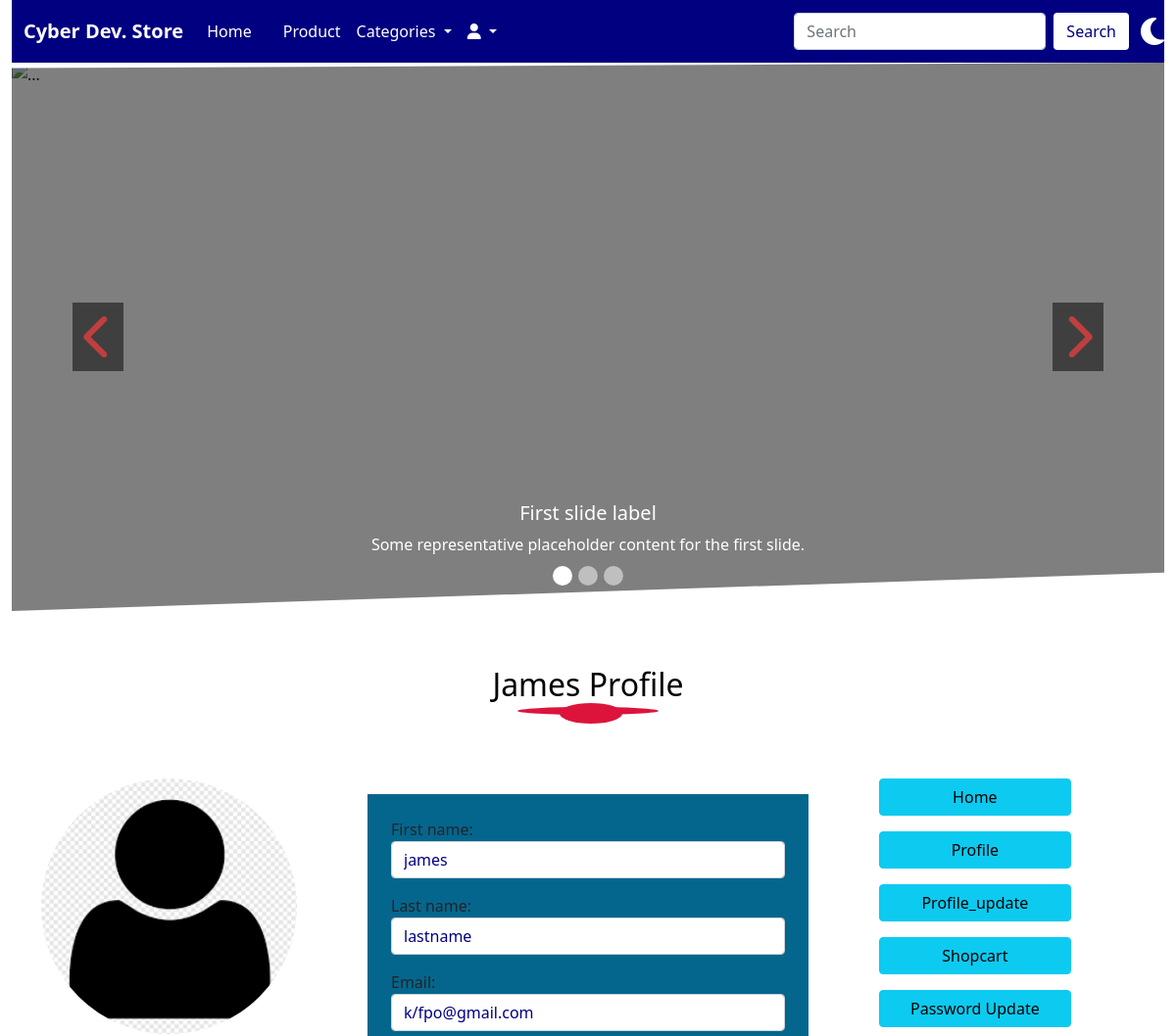
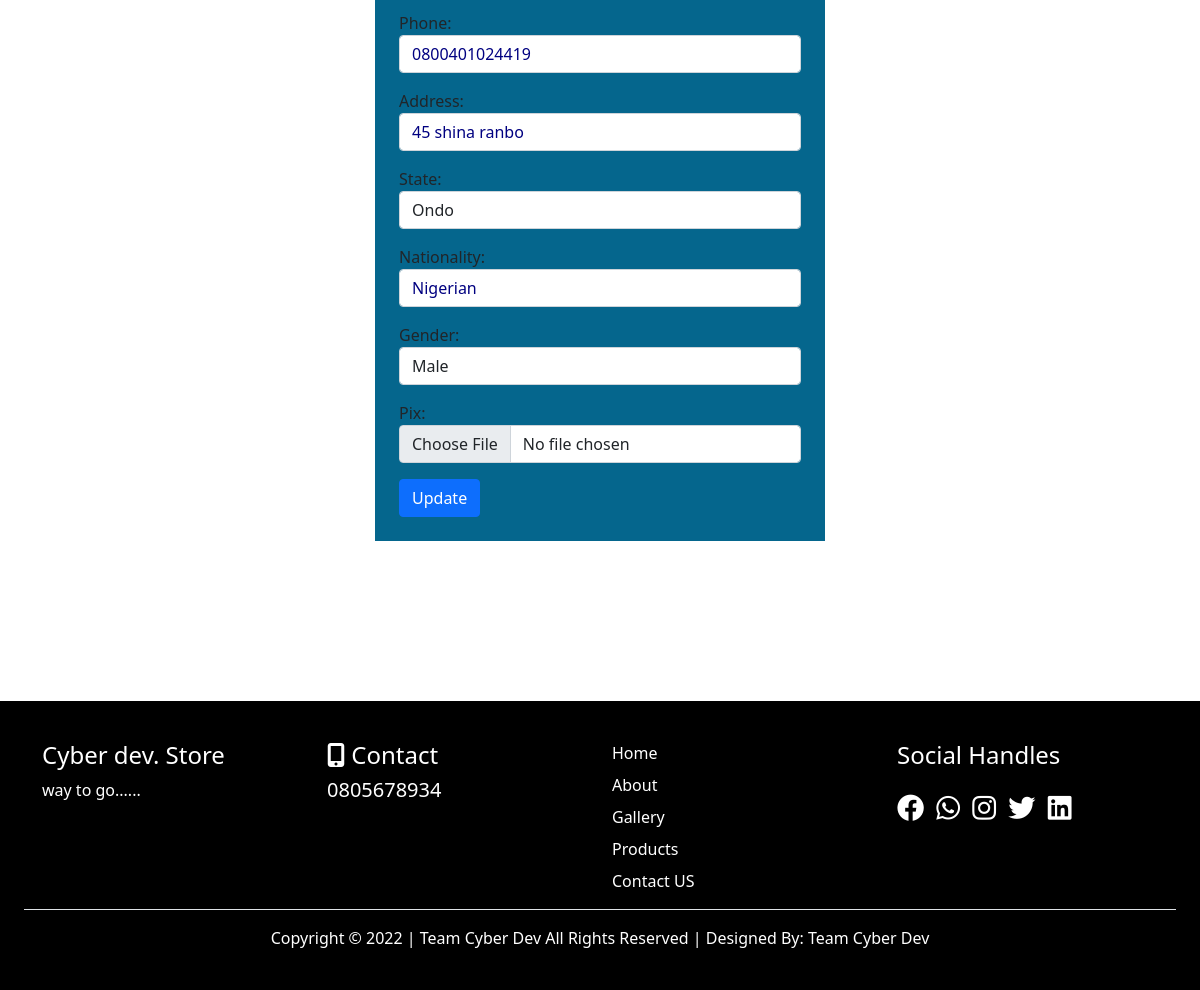
Page /profile_update/ (signed in) on the committed database (2 pictures, top to bottom).
### userprofile/models.py (models this page shows, shortened)
class Profile(models.Model):
    user = models.OneToOneField(User, on_delete= models.CASCADE)
    first_name = models.CharField(max_length=50)
    last_name = models.CharField(max_length=50)
    email = models.EmailField()
    phone = models.CharField(max_length=50)
    address = models.CharField(max_length=100)
    state = models.CharField(max_length=50)
    nationality = models.CharField(max_length=50)
    gender = models.CharField(max_length=50)
    pix = models.ImageField(upload_to= 'Profile', default='avatar.png')

### home/views.py (the view, shortened to what this page needs)
# urls.py: path('profile_update/', views.profile_update, name='profile_update'),
@login_required(login_url='signin')
def profile_update(request):
  profile = Profile.objects.get(user__username = request.user.username)
  update = ProfileUpdate(instance=request.user.profile)
  context = {
    'profile':profile,
    'update':update,
  }
  return render(request, 'profile_update.html', context)

### userprofile/forms.py
class ProfileUpdate(forms.ModelForm):
    class Meta:
        model = Profile
        fields = ['first_name', 'last_name', 'email', 'phone', 'address', 'state', 'nationality', 'gender', 'pix']
        widgets = {
            'first_name': forms.TextInput(attrs={'class':'form-control', 'placeholder': 'First Name'}),
            'last_name': forms.TextInput(attrs={'class': 'form-control', 'placeholder': 'Last Name'}),
            'email': forms.EmailInput(attrs={'class': 'form-control', 'placeholder': 'Email Address'}),
            'phone': forms.TextInput(attrs={'class':'form-control', 'placeholder': 'Phone Number'}),
            'address': forms.TextInput(attrs={'class': 'form-control', 'placeholder': 'Home Address'}),
            'state': forms.Select(attrs={'class':'form-control'}, choices= STATE),
            'gender': forms.Select(attrs={'class': 'form-control'}, choices=GENDER),
            'nationality': forms.TextInput(attrs={'class': 'form-control', 'placeholder': 'Nationality'}),
            'pix': forms.FileInput(attrs={'class': 'form-control'}),
        }

### home/context_processors.py (called while the page is built)
def cartcount(request):
    reading = Cart.objects.filter(user__username=request.user.username, paid=False)
    cartcount = 0
    for items in reading:
        cartcount += items.quantity
    context = {
        'cartcount':cartcount,
    }
    return context

### home/templates/profile_update.html (shortened to what this page needs)
{% extends 'base.html' %}
{% block header %}   {% include 'header.html' %}   {% endblock header %}
{% block carousel %}   {% include 'carousel.html' %}     {% endblock carousel %}
{% block content %}
<div class="container mt-5 mb-5">
    <h2 class="text-center text-capitalize latest">{{profile.first_name}} Profile</h2>
    <div class="row justify-content-center">
        <div class="col-10 col-sm-10 col-md-3 col-lg-3 pt-5">
            <div class="prof_img">
                <img src="{{profile.pix.url}}" class="w-100 rounded-pill" alt="">
            </div>
        </div>
        <div class="col-10 col-sm-10 col-md-6 col-lg-6 mb-5 game">
            <div class="cform">
                <div class="ccform">
                    <form action="{% url 'profile_update' %}" method="POST" enctype="multipart/form-data">
                      <div class="form-group">
                        {{update.as_p}}
                      </div>
                        <button type="submit" class="btn btn-primary">Update</button>
                    </form>
                </div>
            </div>
        </div>
        <div class="col-10 col-sm-10 col-md-3 col-lg-3 pt-5">
            <ul class="list-unstyled">
                <li class="mb-3"><a href="{% url 'index' %}" class="btn w-75 btn-info">Home</a></li>
                <li class="mb-3"><a href="{% url 'profile' %}" class="btn w-75 btn-info">Profile</a></li>
                <li class="mb-3"><a href="{% url 'profile_update' %}" class="btn w-75 btn-info">Profile_update</a></li>
                <li class="mb-3"><a href="" class="btn w-75 btn-info">Shopcart</a></li>
                <li class="mb-3"><a href="{% url 'password' %}" class="btn w-75 btn-info">Password Update</a></li>
            </ul>
        </div>
    </div>
</div>
{% endblock content %}
{% block footer %}   {% include 'footer.html' %}   {% endblock footer %}

### home/static/css/style.css (style rules this page uses)
:root { --body: white; --nav-color: navy; --latest: black; --white-color: white; --blur-blue: #05668D; --black-color: black; --gold-color: gold; --red-color: red; --crimson-color: crimson; --footer: black; --footer-txt: white; --caddress: black; }
body { background: var(--body); }
.ccform { margin: 3rem; }
.cform { padding-top: 1rem; padding-bottom: 1rem; }
.cform form { width: 100%; padding: 1.5rem; background: var(--blur-blue); }
.cform form input[type="text"], .cform form input[type="email"] { width: 100%; box-shadow: none; color: var(--nav-color); outline: none; }
.latest { color: var(--latest); }
.latest::after { content: ''; display: block; height: 1.3rem; width: 4rem; border-radius: 100%; background: var(--crimson-color); margin: auto; transform: translateX(3px); }
.latest::before { content: ''; display: block; height: .5rem; width: 9rem; border-radius: 100%; background: var(--crimson-color); margin: auto; transform: translateY(50px); }

### rows in the picture
Profile: first_name "James", pix (placeholder picture), first_name "james", last_name "lastname", email "k/fpo@gmail.com", phone "0800401024419", address "45 shina ranbo", state "Ondo", nationality "Nigerian", gender "Male"
